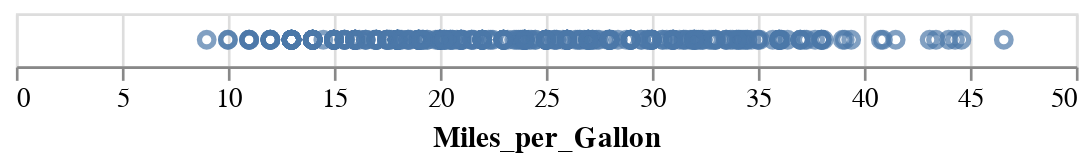

Notebook code cell kept with this figure:
### Markdown cell above
Para trazer alguma informação visual, precisamos codificar colunas nas características dos pontos: posição x, posição y, tamanho, cor ...

Vamos codificar o consumo, coluna `Miles_per_Gallon` no eixo x usando ``encode()``:

### Code cell
alt.Chart(cars).mark_point().encode(
    x='Miles_per_Gallon'
)

### Figure 1 — Vega-Lite specification as saved in the notebook (floating-point values rounded to 4 significant figures; data arrays with more than 128 entries replaced by an {"elided": "..."} marker saying what was removed)
{"config": {"view": {"continuousWidth": 400, "continuousHeight": 300}}, "data": {"name": "data-f02450ab61490a1363517a0190416235"}, "mark": "point", "encoding": {"x": {"field": "Miles_per_Gallon", "type": "quantitative"}}, "$schema": "https://vega.github.io/schema/vega-lite/v4.17.0.json", "datasets": {"data-f02450ab61490a1363517a0190416235": {"elided": "406 records"}}}
